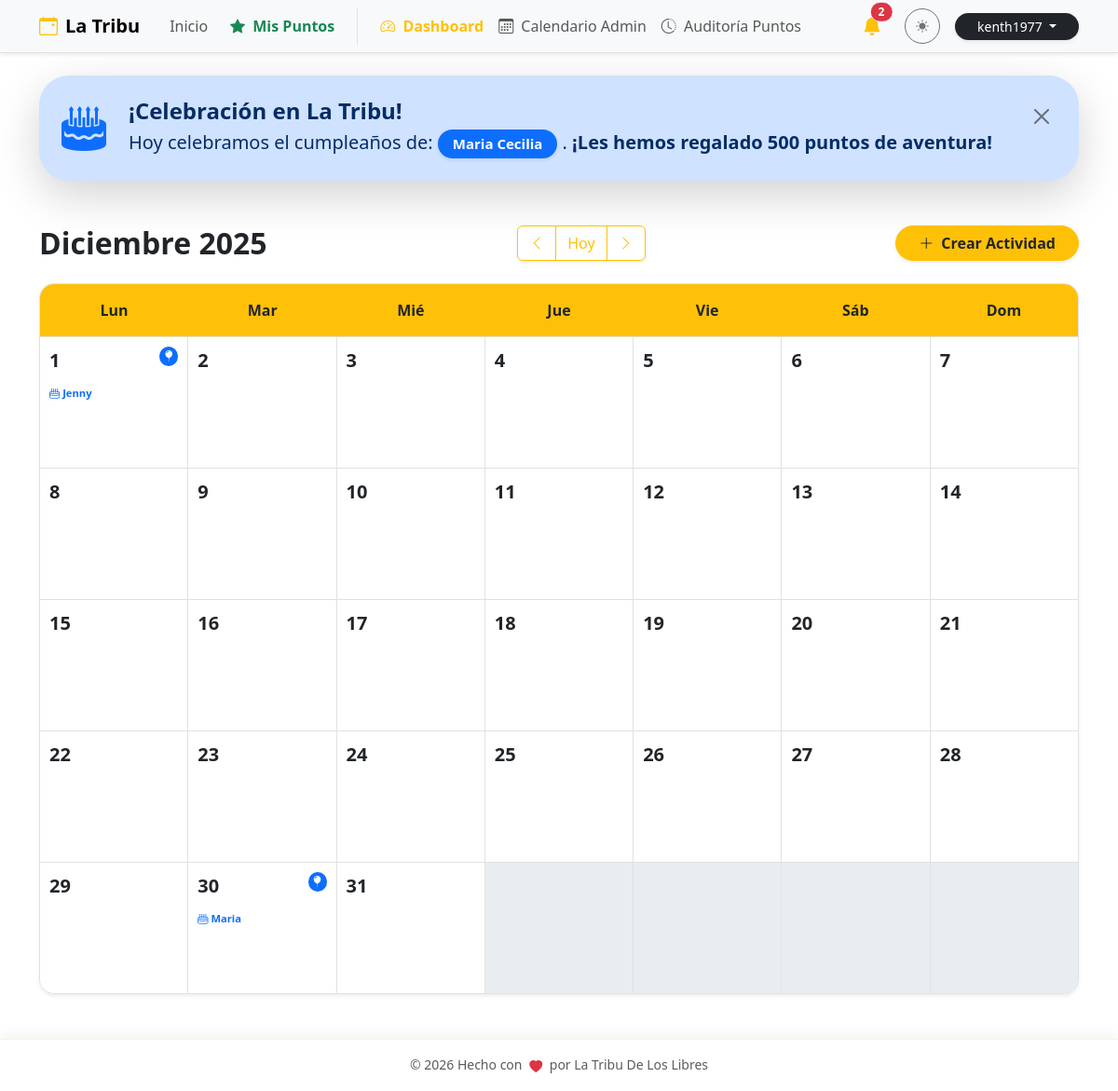
Page /admin/calendar (signed in) on the committed database.
### db.py (models this page shows, shortened)
class User(db.Model, UserMixin):
    __tablename__ = 'user'
    id = db.Column(db.Integer, primary_key=True)
    email = db.Column(db.String(120), unique=True, nullable=False)
    password = db.Column(db.String(200), nullable=False)
    is_superuser = db.Column(db.Boolean, default=False)

class Member(db.Model):
    __tablename__ = 'member'
    id = db.Column(db.Integer, primary_key=True)
    pin = db.Column(db.String(6), unique=True, nullable=False)
    nombre = db.Column(db.String(100), nullable=False)
    apellido1 = db.Column(db.String(100), nullable=False)
    apellido2 = db.Column(db.String(100))
    telefono = db.Column(db.String(20))
    birth_date = db.Column(db.Date)
    puntos_totales = db.Column(db.Integer, default=0)
    ultimo_regalo_bday = db.Column(db.Integer, default=0) # Año del último regalo
    bookings = db.relationship('Booking', backref='member', lazy=True)
    logs = db.relationship('PointLog', backref='member', lazy=True)

### app.py (the view)
@calendar_bp.route('/admin/calendar')
@login_required
def view():
    year = request.args.get('year', datetime.now().year, type=int)
    month = request.args.get('month', datetime.now().month, type=int)
    if month > 12: month = 1; year += 1
    elif month < 1: month = 12; year -= 1
    cal = calendar.Calendar(firstweekday=0)
    weeks = cal.monthdayscalendar(year, month)
    events = Event.query.all()
    monthly_birthdays = Member.query.filter(extract('month', Member.birth_date) == month).all()
    return render_template('calendar.html',
                           weeks=weeks, year=year, month=month,
                           month_name=MESES_ES[month],
                           events=events,
                           monthly_birthdays=monthly_birthdays)

### app.py (called while the page is built)
@login_manager.user_loader
def load_user(user_id):
    try:
        return User.query.get(int(user_id))
    except (TypeError, ValueError, Exception):
        return None

### templates/calendar.html (shortened to what this page needs)
{% extends "base.html" %}
{% block content %}
<div class="d-flex flex-column flex-md-row justify-content-between align-items-center mb-4 gap-3 animate__animated animate__fadeIn">
    <h2 class="mb-0 fw-bold">{{ month_name }} {{ year }}</h2>
    <div class="btn-group shadow-sm">
        <a href="{{ url_for('calendar_view.view', year=year, month=month-1) }}" class="btn btn-outline-warning">
            <i class="bi bi-chevron-left"></i>
        </a>
        <a href="{{ url_for('calendar_view.view') }}" class="btn btn-outline-warning">Hoy</a>
        <a href="{{ url_for('calendar_view.view', year=year, month=month+1) }}" class="btn btn-outline-warning">
            <i class="bi bi-chevron-right"></i>
        </a>
    </div>
    <button class="btn btn-warning fw-bold shadow-sm text-dark px-4 rounded-pill" data-bs-toggle="modal" data-bs-target="#addEventModal">
        <i class="bi bi-plus-lg me-2"></i>Crear Actividad
    </button>
</div>
<div class="calendar-wrapper shadow-sm rounded-4 overflow-hidden border bg-white">
    <div class="calendar-header-grid bg-warning text-dark py-3 fw-bold border-bottom text-center">
        <div>Lun</div>
        <div>Mar</div>
        <div>Mié</div>
        <div>Jue</div>
        <div>Vie</div>
        <div>Sáb</div>
        <div>Dom</div>
    </div>
    <div class="calendar-days-grid">
        {% for week in weeks %}
            {% for day in week %}
                <div class="calendar-cell {% if day == 0 %}empty bg-light bg-opacity-50{% else %}clickable-cell{% endif %}"
                     {% if day != 0 %}onclick="openAddModal({{ day }})"{% endif %}>
                    {% if day != 0 %}
                        <div class="d-flex justify-content-between align-items-start mb-2">
                            <span class="day-number fw-bold fs-5">{{ day }}</span>
                            {% set day_birthdays = [] %}
                            {% for mb in monthly_birthdays %}
                                {% if mb.birth_date.day == day %}
                                    {% set _ = day_birthdays.append(mb) %}
                                {% endif %}
                            {% endfor %}
                            {% if day_birthdays %}
                                <span class="badge bg-primary rounded-circle p-1" title="Cumpleaños: {{ day_birthdays|length }}">
                                    <i class="bi bi-balloon-fill"></i>
                                </span>
                            {% endif %}
                        </div>
                        <div class="event-stack">
                            {% for bday_person in day_birthdays %}
                                <div class="x-small text-primary fw-bold mt-1">
                                    <i class="bi bi-cake2"></i> {{ bday_person.nombre }}
                                </div>
                            {% endfor %}
                        </div>
                    {% endif %}
                </div>
            {% endfor %}
        {% endfor %}
    </div>
</div>
{% endblock %}

### templates/base.html (shortened to what this page needs)
<!DOCTYPE html>
<html lang="es" data-bs-theme="light">
<head>
    <link href="https://cdn.jsdelivr.net/npm/bootstrap@5.3.2/dist/css/bootstrap.min.css" rel="stylesheet">
    <link rel="stylesheet" href="https://cdn.jsdelivr.net/npm/bootstrap-icons@1.11.1/font/bootstrap-icons.css">
    <link rel="stylesheet" href="https://cdnjs.cloudflare.com/ajax/libs/animate.css/4.1.1/animate.min.css"/>
</head>
<body>
    <nav class="navbar navbar-expand-lg bg-body-tertiary border-bottom sticky-top shadow-sm">
        <div class="container">
            <a class="navbar-brand fw-bold" href="{{ url_for('main.home') }}">
                <i class="bi bi-calendar-event me-2 text-warning"></i>La Tribu
            </a>
            <div class="collapse navbar-collapse" id="navbarNav">
                <ul class="navbar-nav me-auto align-items-center">
                    <li class="nav-item">
                        <a class="nav-link px-3" href="{{ url_for('main.home') }}">Inicio</a>
                    </li>
                    <li class="nav-item">
                        <button class="nav-link btn btn-link text-decoration-none fw-bold text-success border-0 bg-transparent" data-bs-toggle="modal" data-bs-target="#pointsModal">
                            <i class="bi bi-star-fill me-1"></i> Mis Puntos
                        </button>
                    </li>
                    {% if current_user.is_authenticated and current_user.is_superuser %}
                    <li class="nav-item ms-lg-3 border-start ps-lg-3">
                        <a class="nav-link fw-bold text-warning" href="{{ url_for('main.dashboard') }}">
                            <i class="bi bi-speedometer2 me-1"></i> Dashboard
                        </a>
                    </li>
                    <li class="nav-item">
                        <a class="nav-link" href="{{ url_for('calendar_view.view') }}">
                            <i class="bi bi-calendar3 me-1"></i> Calendario Admin
                        </a>
                    </li>
                    <li class="nav-item">
                        <a class="nav-link" href="{{ url_for('puntos.historial_global') }}">
                            <i class="bi bi-clock-history me-1"></i> Auditoría Puntos
                        </a>
                    </li>
                    {% endif %}
                </ul>
                <div class="d-flex align-items-center gap-3 mt-3 mt-lg-0">
                    {% if current_user.is_authenticated and current_user.is_superuser %}
                    <div class="dropdown">
                        <button class="btn btn-link position-relative text-dark p-0 me-2" type="button" data-bs-toggle="dropdown" aria-expanded="false">
                            <i class="bi bi-bell-fill fs-5 text-warning"></i>
                            {% if admin_unread_count > 0 %}
                            <span class="position-absolute top-0 start-100 translate-middle badge rounded-pill bg-danger border border-light animate__animated animate__pulse animate__infinite">
                                {{ admin_unread_count }}
                            </span>
                            {% endif %}
                        </button>
                    </div>
                    {% endif %}
                    <button class="btn btn-sm btn-outline-secondary rounded-circle" id="themeToggler" title="Cambiar tema" style="width: 38px; height: 38px; padding: 0;">
                        <i class="bi bi-sun-fill" id="themeIcon"></i>
                    </button>
                    {% if current_user.is_authenticated %}
                        <div class="dropdown">
                            <button class="btn btn-dark btn-sm rounded-pill px-4 dropdown-toggle shadow-sm border-0" type="button" data-bs-toggle="dropdown">
                                {{ current_user.email.split('@')[0] }}
                            </button>
                        </div>
                    {% else %}
                        <a href="{{ url_for('auth.login') }}" class="btn btn-warning btn-sm text-dark fw-bold rounded-pill px-4 shadow-sm border-0">
                            <i class="bi bi-lock-fill me-1"></i>Admin
                        </a>
                    {% endif %}
                </div>
            </div>
        </div>
    </nav>
    <main class="container py-4">
        {% if birthdays_today %}
        <div class="alert alert-primary alert-dismissible fade show border-0 shadow-lg rounded-5 mb-5 animate__animated animate__bounceIn" role="alert">
            <div class="d-flex align-items-center p-2">
                <div class="display-5 me-4 text-primary animate__animated animate__pulse animate__infinite">
                    <i class="bi bi-cake2-fill"></i>
                </div>
                <div>
                    <h4 class="fw-bold mb-1 text-primary-emphasis">¡Celebración en La Tribu!</h4>
                    <p class="mb-0 fs-5">
                        Hoy celebramos el cumpleaños de:
                        {% for m in birthdays_today %}
                        <span class="badge bg-primary text-white px-3 py-2 rounded-pill shadow-sm">{{ m.nombre }} {{ m.apellido1 }}</span>{{ ", " if not loop.last }}
                        {% endfor %}.
                        <span class="fw-bold">¡Les hemos regalado 500 puntos de aventura!</span>
                    </p>
                </div>
            </div>
            <button type="button" class="btn-close m-3" data-bs-dismiss="alert" aria-label="Close"></button>
        </div>
        {% endif %}
        {% block content %}{% endblock %}
    </main>
    <footer class="footer-sticky-blur py-3 text-center">
        <div class="container d-flex justify-content-center align-items-center gap-3">
            <span class="text-body-secondary fw-medium small">
                © 2026 Hecho con <i class="bi bi-heart-fill text-danger heart-beat mx-1"></i> por La Tribu De Los Libres
            </span>
        </div>
    </footer>
</body>
</html>

### templates/base.html (style rules this page uses)
.heart-beat { display: inline-block; animation: heartbeat 1.5s infinite; vertical-align: middle; }
.footer-sticky-blur { position: fixed; bottom: 0; width: 100%; z-index: 1030; backdrop-filter: blur(12px); -webkit-backdrop-filter: blur(12px); background-color: rgba(var(--bs-body-bg-rgb), 0.8) !important; border-top: 1px solid rgba(var(--bs-warning-rgb), 0.2); box-shadow: 0 -5px 15px rgba(0, 0, 0, 0.05); }
body { padding-bottom: 80px; min-height: 100vh; display: flex; flex-direction: column; transition: background-color 0.3s ease, color 0.3s ease; }
main { flex: 1; }
.nav-link, .btn { transition: all 0.2s ease-in-out; }
.alert { border-radius: 1rem; }

### templates/calendar.html (style rules this page uses)
.calendar-header-grid { display: grid; grid-template-columns: repeat(7, 1fr); text-align: center; background-color: #ffc107; }
.calendar-days-grid { display: grid; grid-template-columns: repeat(7, 1fr); background-color: #dee2e6; gap: 1px; }
.calendar-cell { min-height: 140px; background-color: #fff; padding: 10px; transition: background-color 0.2s ease; }
.day-number { color: #adb5bd; }
.clickable-cell .day-number { color: #212529; }
.event-stack { display: flex; flex-direction: column; gap: 4px; }
.x-small { font-size: 0.7rem; }

### rows in the picture
User: email "kenth1977"
Member: nombre "Maria", apellido1 "Cecilia"
Member: nombre "Jenny"

### other values in the picture
{{ admin_unread_count }} "2"
{{ month_name }} "Diciembre"
{{ year }} "2025"
{{ day }} "1" "2" "3" "4" "5" "6" "7" "8" "9" "10" "11" "12" "13" "14" "15" "16" "17" "18" "19" "20" "21" "22" "23" "24" "25" "26" "27" "28" "29" "30" "31"
